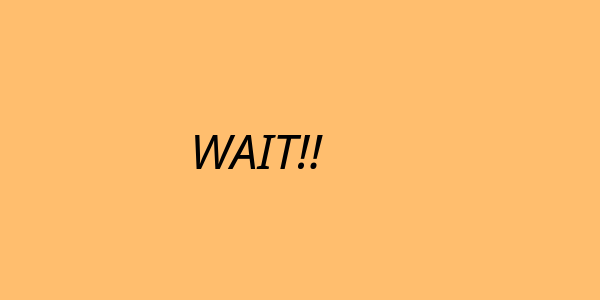
<?xml version="1.0" encoding="UTF-8"?>
<ui version="4.0">
 <class>Wait</class>
 <widget class="QDialog" name="Wait">
  <property name="geometry">
   <rect>
    <x>0</x>
    <y>0</y>
    <width>600</width>
    <height>300</height>
   </rect>
  </property>
  <property name="windowTitle">
   <string>Wait</string>
  </property>
  <property name="styleSheet">
   <string notr="true">background-color: rgb(255, 190, 110);</string>
  </property>
  <widget class="QLabel" name="label">
   <property name="geometry">
    <rect>
     <x>190</x>
     <y>100</y>
     <width>221</width>
     <height>100</height>
    </rect>
   </property>
   <property name="font">
    <font>
     <family>Humnst777 Blk BT</family>
     <pointsize>36</pointsize>
     <italic>true</italic>
    </font>
   </property>
   <property name="layoutDirection">
    <enum>Qt::LeftToRight</enum>
   </property>
   <property name="text">
    <string>WAIT!!</string>
   </property>
  </widget>
 </widget>
 <resources/>
 <connections/>
</ui>
